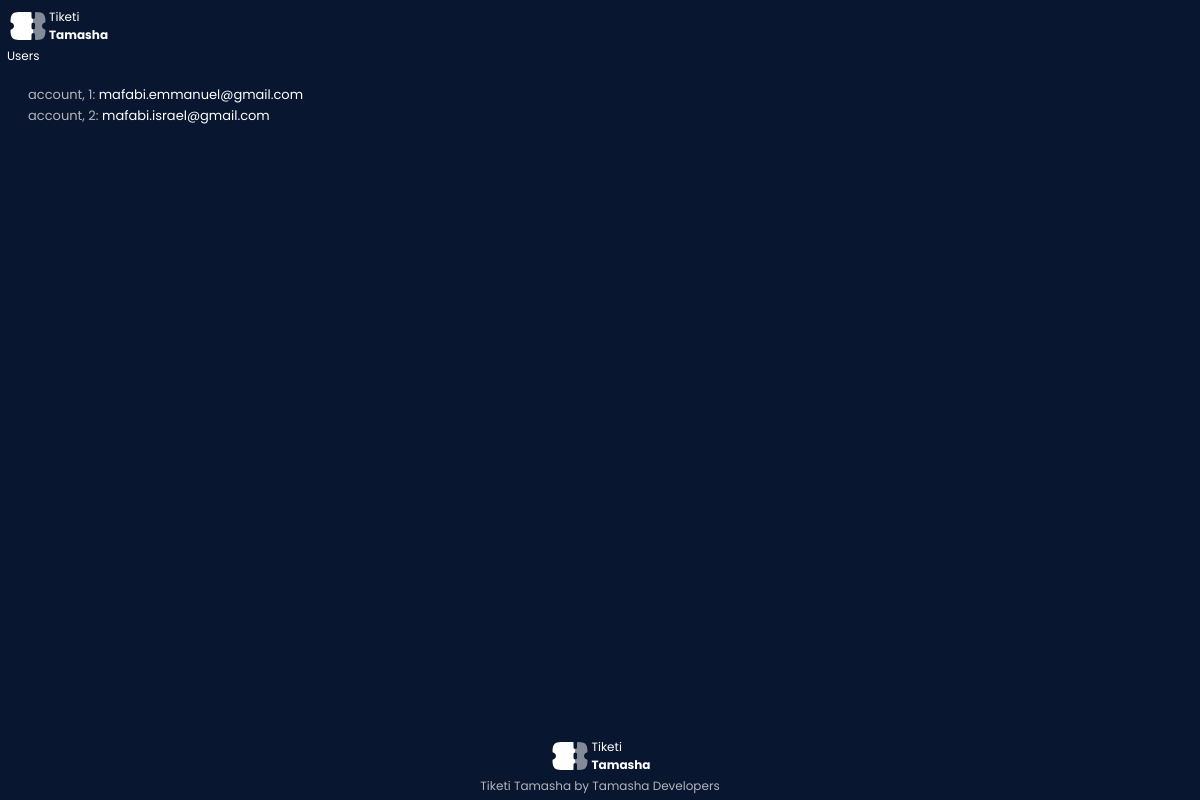
The page /debug/users/ on the database as committed earlier.
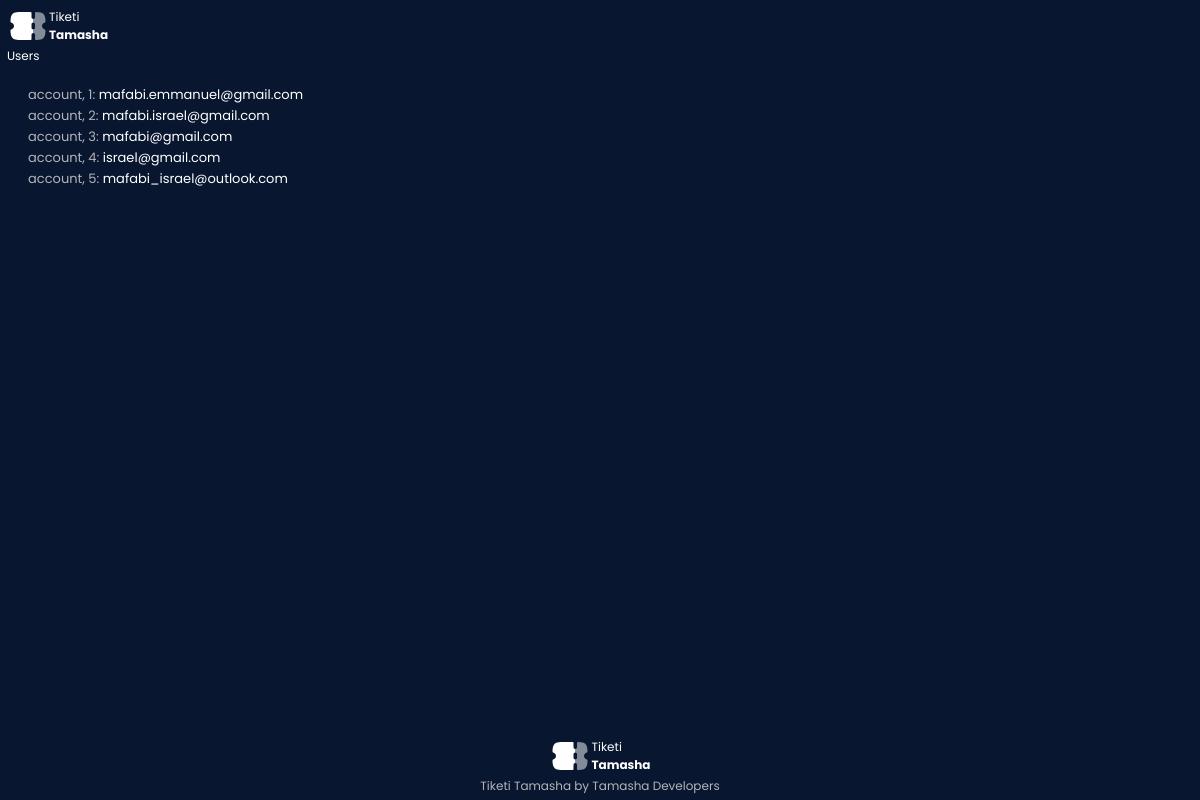
The same page on the database as committed later.
### app/models.py (models this page shows, shortened)
class User(db.Model):
    __tablename__ = 'users'
    id            = db.Column(db.Integer, primary_key=True)
    email         = db.Column(db.String(120), unique=True, nullable=False)
    password_hash = db.Column(db.String(255), nullable=False)     # Store hashed passwords
    role          = db.Column(db.String(50), default='customer')  # 'customer', 'organizer'
    phone_number  = db.Column(db.String(20), nullable=True)       # Add the phone number for the mpesa Implementation
    events        = db.relationship('Event', backref='organizer', lazy=True) # Organizers create events
    tickets       = db.relationship('Ticket', backref='customer', lazy=True) # Customers buy tickets
    profile       = db.relationship('UserProfile', back_populates='user', uselist=False, cascade='all, delete-orphan') # User Profile

### app/routes.py (the view)
@auth_bp.route('/debug/users/', methods=['GET'])
def debug_users():
    users = User.query.all()
    emails = [(index + 1, user.email) for index, user in enumerate(users)]
    return render_template('emails.html', emails=emails)

### app/templates/emails.html (shortened to what this page needs)
<!DOCTYPE html>
<html lang="en">
    <head>
        <link rel="stylesheet" href="{{ url_for('static', filename='design.css') }}">
    </head>
    <body>
        <div class="tiketi-tamasha-header">
            <div class="tiketi-tamasha-logo">
                <img class="tiketi-tamasha-logo-image" src="{{ url_for('static', filename='assets/tiketi-tamasha-icon-high-res-white.svg') }}" alt="tiketi-tamasha">
                <div class="tiketi-tamasha-logo-title">
                    <div class="head">Tiketi</div>
                    <div class="enbold"><b>Tamasha</b></div>
                </div>
            </div>
            <div class="tiketi-tamasha-subheading">Users</div>
        </div>
        <div class="tiketi-tamasha-body">
            <ul class="tiketi-tamasha-list">
                {% for index, email in emails %}
                <li class="tiketi-tamasha-code-email"><div class="index">account, {{ index }}</div>:&nbsp; <div class="white">{{ email }}</div></li>
                {% endfor %}
            </ul>
        </div>
        <div class="tiketi-tamasha-footer">
            <div class="tiketi-tamasha-logo">
                <img class="tiketi-tamasha-logo-image" src="{{ url_for('static', filename='assets/tiketi-tamasha-icon-high-res-white.svg') }}" alt="tiketi-tamasha">
                <div class="tiketi-tamasha-logo-title">
                    <div class="head">Tiketi</div>
                    <div class="enbold"><b>Tamasha</b></div>
                </div>
            </div>
            <div class="tiketi-tamasha-developers">Tiketi Tamasha by Tamasha Developers</div>
        </div>
    </body>
</html>

### app/static/design.css (style rules this page uses)
:root { --tiketi-tamasha-cool-black: rgb(0, 0, 0); --tiketi-tamasha-cool-gray : rgb(134, 134, 139); --tiketi-tamasha-cool-gray-: rgb(180, 180, 186); --tiketi-tamasha-cool-white: white; --tiketi-tamasha-cool-blue : rgb(55, 144, 245); --tiketi-tamasha-theme-cool-blue : #1956d2; --tiketi-tamasha-theme-cool-dark-blue: #081630; --tiketi-tamasha-default-font: "Poppins", sans-serif; }
* { font-family: var(--tiketi-tamasha-default-font); box-sizing: border-box; margin: 0; padding: 0; outline: none; user-select: none; -webkit-user-select: none; -webkit-user-drag: none; -ms-user-select: none; -moz-user-select: none; transition: 500ms; overflow-x: hidden; }

Rows that differ between the two databases and show on the page:
added User: id "3", email "mafabi@gmail.com"
added User: id "4", email "israel@gmail.com"
added User: id "5", email "mafabi_israel@outlook.com"
